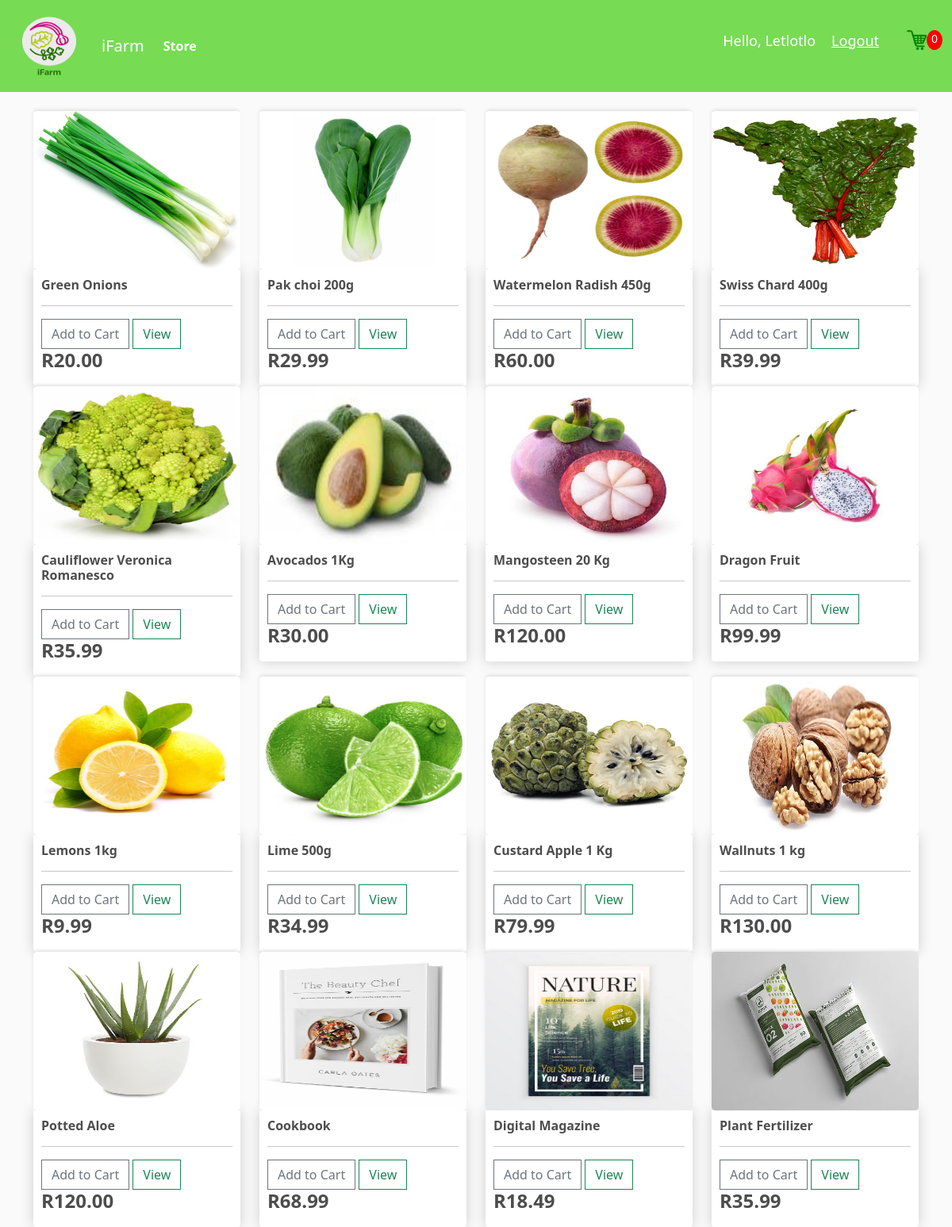
Page / (signed in) on the committed database.
### iMarket/models.py (models this page shows, shortened)
class Product(models.Model):
    name = models.CharField(max_length=200, null=True)
    price = models.DecimalField(max_digits=7, decimal_places=2)
    digital = models.BooleanField(default= False, null=True, blank= True)
    image = models.ImageField(null=True, blank=True)
    @property
    def imageURL(self):
        try:
            url = self.image.url
        except:
            url = ''
        return url

### iMarket/views.py (the view)
# urls.py: path('', views.store, name="store"),
def store(request):
	data = cartData(request)
	cartItems = data['cartItems']
	order = data['order']
	items = data['items']
	products = Product.objects.all()
	context = {'products':products, 'cartItems':cartItems}
	return render(request, 'iMarket/store.html', context)

### iMarket/models.py (called while the page is built)
    @property
    def get_cart_items(self):
        orderitems = self.orderitem_set.all()
        total = sum([item.quantity for item in orderitems])
        return total

### iMarket/utils.py (called while the page is built)
def cartData(request):
    if request.user.is_authenticated:
        customer = request.user.customer
        order, created = Order.objects.get_or_create(customer = customer, complete=False)
        items = order.orderitem_set.all()
        cartItems = order.get_cart_items
    else:
        cookieData = cookieCart(request)
        cartItems = cookieData['cartItems']
        order = cookieData['order']
        items = cookieData['items']
    return{
        'cartItems': cartItems,
        'order': order,
        'items': items
}

### iMarket/templates/iMarket/store.html
{% extends 'iMarket/main.html' %}
{% load static %}
{% block content %}
<div class="row">
    {% for product in products %}
   <div class="col-lg-3">
       <img class="thumbnail" src="{{product.imageURL}}">
       <div class="box-element product">
           <h6><strong>{{product.name}}</strong></h6>
           <hr>
           <button data-product="{{product.id}}" data-action="add" class="btn btn-outline-secondary add-btn update-cart">Add to Cart</button>
            <a class="btn btn-outline-success" href="{{product.imageURL}}">View</a>
            <h4 style="display: inline-block"><strong>R{{product.price|floatformat:2}}</strong></h4>
       </div>
   </div>
    {% endfor %}
</div>
{% endblock content %}

### iMarket/templates/iMarket/main.html (shortened to what this page needs)
{% load static %}
<html>
<head>
    <link href="https://cdn.jsdelivr.net/npm/bootstrap@5.0.0-beta3/dist/css/bootstrap.min.css" rel="stylesheet"
>
    <link , href="{% static 'css/main.css' %}" rel="stylesheet" type="text/css">
</head>
<body>
    <nav class="navbar navbar-expand-lg navbar-dark bg-dark">
        <div class="container-fluid">
            <a class="navbar-brand" href="{% url 'store' %}">
                <img src="{% static 'images/logo.png' %}" width="100" height="90" alt="">
            </a>
            <a class="navbar-brand" href="{% url 'store' %}">iFarm</a>
                <ul class="navbar-nav ">
                    <li class="nav-item active">
                        <a class="nav-link" href="{% url 'store' %}"><strong>Store</strong></a>
                    </li>
                </ul>
                <div class="nav justify-content-center ms-auto">
                    {% if request.user.is_authenticated %}
                    <span class="hello-msg">Hello, {{request.user}}</span>
                    <span><a class="hello-msg" href="{% url 'logout' %}">Logout</a></span>
                    {% else %}
                    <a href="{% url 'login' %}" class="btn btn-outline-warning ">Login</a>
                    {% endif %}
                    <a href="{% url 'cart' %}">
                        <img id="cart-icon" src="{% static 'images/cart.png' %}">
                    </a>
                    <p id="cart-total">{{cartItems}}</p>
            </div>
        </div>
    </nav>
    <div class="container">
        <br>
        {% block content %}
        {% endblock content %}
    </div>
</body>
</html>

### static/css/main.css (style rules this page uses)
body { background-color: hsl(0, 0%, 98%); }
h1,h2,h3,h4,h5,h6 { color:hsl(0, 0%, 30%); }
.box-element { box-shadow:hsl(0, 0%, 80%) 0 0 16px; background-color: #fff; border-radius: 4px; padding: 10px; }
.thumbnail { width: 100%; height: 200px; border-radius: 2%; -webkit-box-shadow: -1px -3px 5px -2px rgba(214,214,214,1); -moz-box-shadow: -1px -3px 5px -2px rgba(214,214,214,1); box-shadow: -1px -3px 5px -2px rgba(214,214,214,1); }
.product { border-radius: 0 0 4px 4px; }
.bg-dark { background-color: #77db54!important; }
.nav-link { color:#fff!important; }
#cart-icon { width:25px; display: inline-block; margin-left: 15px; }
#cart-total { display: block; text-align: center; color:#fff; background-color: red; width: 20px; height: 25px; border-radius: 50%; font-size: 14px; }
.btn { border-radius: 0; }

### iMarket/templates/iMarket/main.html (style rules this page uses)
.hello-msg { font-size: 18px; color: #fff; margin-right: 20px; }

### rows in the picture
Product: imageURL (picture), name "Green Onions", price "20.00"
Product: imageURL (picture), name "Pak choi 200g", price "29.99"
Product: imageURL (picture), name "Watermelon Radish 450g", price "60.00"
Product: imageURL (picture), name "Swiss Chard 400g", price "39.99"
Product: imageURL (picture), name "Cauliflower Veronica Romanesco", price "35.99"
Product: imageURL (picture), name "Avocados 1Kg", price "30.00"
Product: imageURL (picture), name "Mangosteen 20 Kg", price "120.00"
Product: imageURL (picture), name "Dragon Fruit", price "99.99"
Product: imageURL (picture), name "Lemons 1kg", price "9.99"
Product: imageURL (picture), name "Lime 500g", price "34.99"
Product: imageURL (picture), name "Custard Apple 1 Kg", price "79.99"
Product: imageURL (picture), name "Wallnuts 1 kg", price "130.00"
Product: imageURL (picture), name "Potted Aloe", price "120.00"
Product: imageURL (picture), name "Cookbook", price "68.99"
Product: imageURL (picture), name "Digital Magazine", price "18.49"
Product: imageURL (picture), name "Plant Fertilizer", price "35.99"

### other values in the picture
{{ request.user }} "Letlotlo"
{{ cartItems }} "0"
